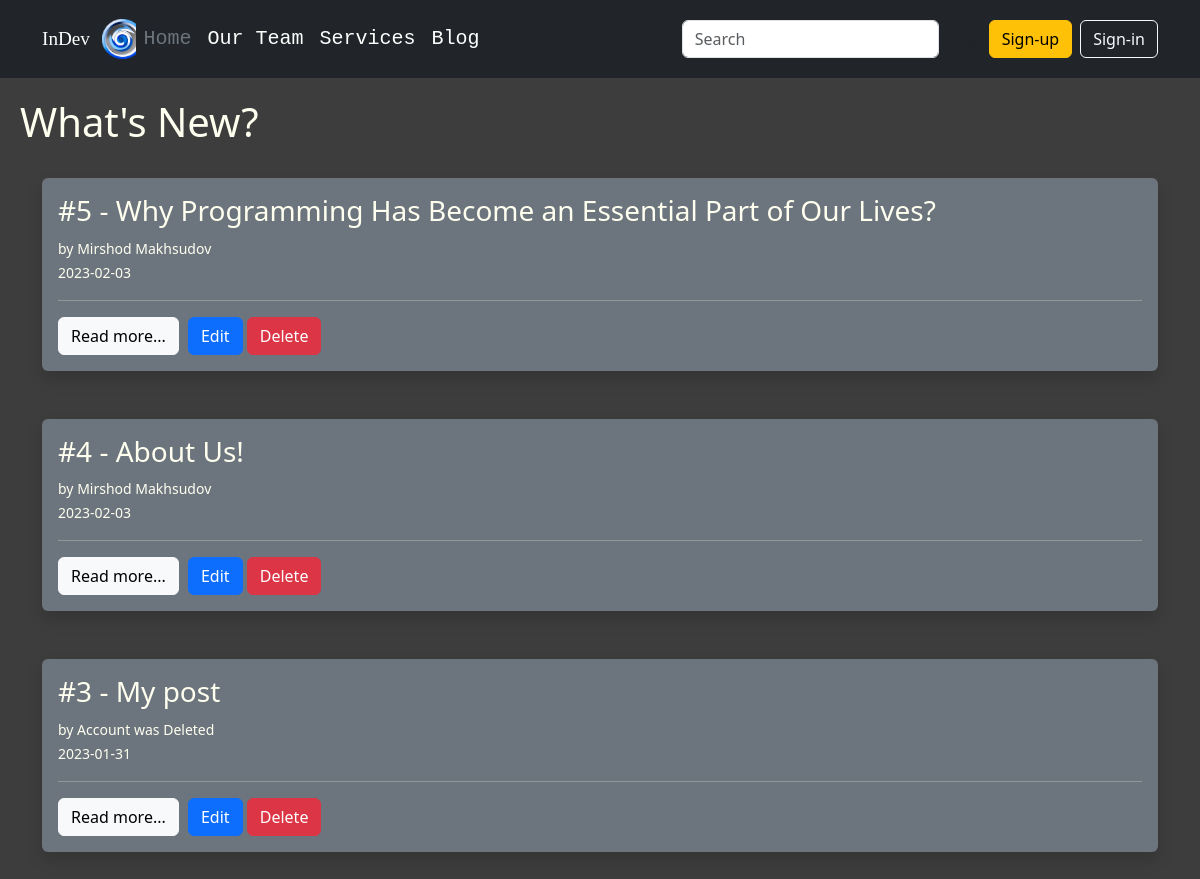
Page /blog on the committed database.
### InDev/models.py (models this page shows, shortened)
class Post(db.Model):
    id = db.Column(db.Integer(), primary_key=True)
    title = db.Column(db.String(255), nullable=False)
    content = db.Column(db.Text(), nullable=False)
    date_added = db.Column(db.String(20), default=date.today())
    pic = db.Column(db.String(), nullable=True)
    author_id = db.Column(db.Integer, db.ForeignKey('developer.id'))

class Developer(db.Model, UserMixin):
    id = db.Column(db.Integer(), primary_key=True)
    first_name = db.Column(db.String(length=30), nullable=False)
    last_name = db.Column(db.String(length=30))
    username = db.Column(db.String(), nullable=False, unique=True)
    email_address = db.Column(db.String(), unique=True)
    password_hash = db.Column(db.String(), nullable=False)
    budget = db.Column(db.Integer(), nullable=False, default=0)
    date_added = db.Column(db.String(20), default=date.today())
    posts = db.relationship('Post', backref='author')
    admin = db.Column(db.Boolean(), default=False)
    profile_pic = db.Column(db.String(), nullable=True)
    @property
    def password(self):
        return self.password

### InDev/routes.py (the view)
@app.route('/blog')
def blog_page():
    posts = Post.query.order_by(Post.date_added)
    return render_template('blog/blog.html', posts=posts)

### InDev/forms.py
class SearchForm(FlaskForm):
    searched = StringField("Searched", validators=[DataRequired()])
    submit = SubmitField("Submit")

### InDev/routes.py (called while the page is built)
@app.context_processor
def base():
    form = SearchForm()
    return dict(form=form)

### InDev/templates/blog/blog.html (shortened to what this page needs)
{% extends 'base.html' %}
{% block content %}
    <h1 style="margin-top: 20px; margin-left: 20px;">What's New?</h1>
    <br>
    <div class="container" style="display: flex;
    justify-content: center;
    flex-wrap: wrap;
    flex-direction: column-reverse;
    align-items: stretch;
    align-content: stretch;">
        {% for post in posts %}
            <div class="post shadow p-3 mb-5 bg-secondary rounded">
                <div class="content">
                    <h3>#{{ post.id }} - {{ post.title }}</h3>
                    {% if post.author.first_name or post.author.last_name %}
                    <small>by {{ post.author.first_name }} {{ post.author.last_name }}</small><br>
                    {% else %}
                    <small>by Account was Deleted</small><br>
                    {% endif %}
                    <small>{{ post.date_added }}</small><br>
                </div>
                <hr>
                <a href="{{ url_for('post_page', post_id=post.id) }}" class="btn btn-light" style="margin-right: 5px;">Read more...</a>
                <a href="{{ url_for('edit_post', post_id=post.id) }}" class="btn btn-primary">Edit</a>
                <a href="{{ url_for('delete_post', post_id=post.id) }}" class="btn btn-danger">Delete</a>
            </div>
        {% endfor %}
    </div>
{% endblock %}

### InDev/templates/base.html (shortened to what this page needs)
<!DOCTYPE html>
<html lang="en">
    <head>
        <link rel="stylesheet"
              href="https://cdn.jsdelivr.net/npm/bootstrap@5.3.0-alpha1/dist/css/bootstrap.min.css"
>
    </head>
    <body style="background-color: #3d3d3d; color: #fffff0;">
        <header class="p-3 text-bg-dark">
            <div class="container">
                <div class="d-flex flex-wrap align-items-center justify-content-center justify-content-lg-start">
                    <a href="/" class="d-flex align-items-center mb-2 mb-lg-0 text-white text-decoration-none" id="logo">
                        <span style="font-family: 'Comic Sans MS'; margin-right: 1vw">InDev</span>
                       <img src="{{ url_for('static', filename='favicon.png') }}" alt="logo" style="max-width: 10vw; max-height: 5vh;">
                    </a>
                    <ul class="nav col-6 col-lg-auto me-lg-auto mb-2 justify-content-center mb-md-0">
                        <li><a href="{{ url_for('about') }}" class="nav-link px-2 text-secondary">Home</a></li>
                        <li><a href="{{ url_for('team') }}" class="nav-link px-2 text-white">Our Team</a></li>
                        <li><a href="{{ url_for('services_page') }}" class="nav-link px-2 text-white">Services</a></li>
                        <li><a href="{{ url_for('blog_page') }}" class="nav-link px-2 text-white">Blog</a></li>
                    </ul>
                    {% if current_user.is_authenticated %}
                        <div class="text-end">
                            <i class="fa-solid fa-coins" style="color: lawngreen">  {{ current_user.prettier_budget }}  </i>
                            <span
                               class="btn btn-info" style="margin-left: 5px; margin-right: 5px;">Welcome, {{ current_user.username }}</span>
                            <a href="{{ url_for('logout_page') }}"
                               class="btn btn-outline-light me-2">Logout</a>
                        </div>
                    {% else %}
                        <div class="text-end" style="display: flex; flex-direction: row-reverse">
                            <a href="{{ url_for('login_page') }}" class="btn btn-outline-light ">Sign-in</a>
                            <a href="{{ url_for('register_page') }}" class="btn btn-warning me-2">Sign-up</a>
                            <form method="post" action="{{ url_for('search') }}" class="d-flex">
                                <input class="form-control me-2" type="search" placeholder="Search" aria-label="Search"
                                       name="searched">
                                <button class="btn btn-outline secondary" type="submit"><i class="fa fa-search"></i></button>
                            </form>
                        </div>
                    {% endif %}
                </div>
            </div>
        </header>
        {% block content %}{% endblock %}
    </body>
</html>

### rows in the picture
Post: id "3", title "My post", shows "by Account was Deleted", date_added "2023-01-31"
Post: id "4", title "About Us!", author.first_name "Mirshod", author.last_name "Makhsudov", date_added "2023-02-03"
Post: id "5", title "Why Programming Has Become an Essential Part of Our Lives?", author.first_name "Mirshod", author.last_name "Makhsudov", date_added "2023-02-03"
